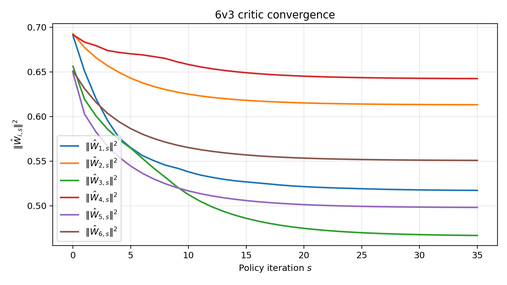
#> input picture mpe_game/repro_vsnac_mpe_comm/paper_figures/fig_weight_convergence.png, 507 x 285 px, shrunk from 1760 x 990 before the run, found by its file name
$ python make_composite_figures.py
#> lines starting #> are read from the running program, lines starting #| are printed output that depends on the picture
"""Generate multi-scenario composite figures from existing output PNGs.

Creates:
  paper_figures/fig_weight_convergence_multi.png  -- 1x3 grid (3v1, 6v3, 8v4)
  paper_figures/fig_errors_multi.png              -- 1x3 grid (3v1, 6v3, 8v4)
"""
from __future__ import annotations

from pathlib import Path

import matplotlib
import matplotlib.pyplot as plt
import matplotlib.image as mpimg

matplotlib.use("Agg")

BASE = Path(__file__).resolve().parent
OUT_DIR = BASE / "paper_figures"
STRUCT_DIR = BASE / "outputs" / "comm_structured"

SCENARIOS = ["3v1", "6v3", "8v4"]
LABELS = ["(a) 3v1", "(b) 6v3", "(c) 8v4"]


def make_composite(fig_name_template: str, out_name: str, figsize=(16, 4.5)):
    """Load per-scenario PNGs and arrange them in a 1x3 grid."""
#> called with fig_name_template = 'fig_weight_convergence.png', out_name = 'fig_weight_convergence_multi.png', figsize = (16, 4.5)
    fig, axes = plt.subplots(1, 3, figsize=figsize)

    for idx, (scenario, label) in enumerate(zip(SCENARIOS, LABELS)):
        img_path = STRUCT_DIR / scenario / fig_name_template
        if not img_path.exists():
            raise FileNotFoundError(f"Missing: {img_path}")
        img = mpimg.imread(str(img_path))
#> img is the input picture: shape (285, 507, 4) float32; mean R, G, B, A 0.967, 0.964, 0.962, 1
        axes[idx].imshow(img)
        axes[idx].set_title(label, fontsize=15, fontweight="bold", pad=10)
        axes[idx].axis("off")

    fig.tight_layout(pad=1.5)
    OUT_DIR.mkdir(parents=True, exist_ok=True)
    out_path = OUT_DIR / out_name
    fig.savefig(out_path, dpi=220, bbox_inches="tight", facecolor="white")
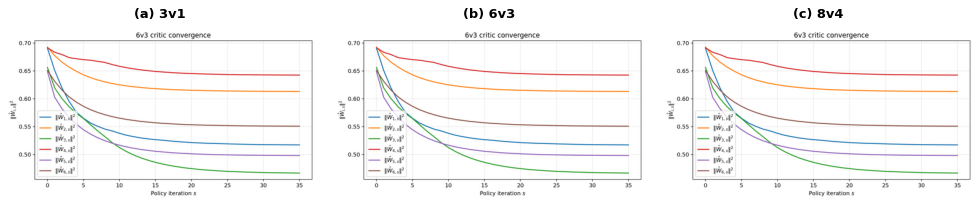
#> figure drawn by matplotlib, 3 panels
    plt.close(fig)
    print(f"Saved: {out_path}")


def main():
    make_composite("fig_weight_convergence.png", "fig_weight_convergence_multi.png")
    make_composite("fig_assigned_errors.png", "fig_errors_multi.png")
#> call 2 of make_composite, with fig_name_template = 'fig_assigned_errors.png', out_name = 'fig_errors_multi.png', figsize = (16, 4.5)
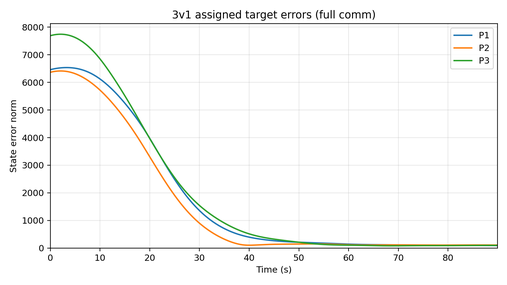
#> input picture mpe_game/repro_vsnac_mpe_comm/paper_figures/fig_assigned_errors.png, 507 x 285 px, shrunk from 1760 x 990 before the run, found by its file name
#> in make_composite, img is the input picture: shape (285, 507, 4) float32; mean R, G, B, A 0.973, 0.974, 0.97, 1
#> in make_composite (call 2), `fig.savefig(out_path, dpi=220, bbox_inches="tight", facecolor="white")`:
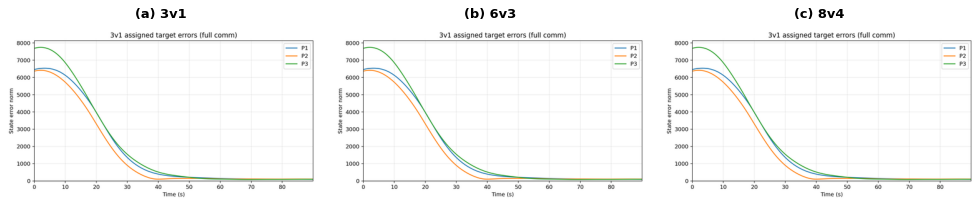
#> figure drawn by matplotlib, 3 panels
    print("Done.")


if __name__ == "__main__":
    main()
